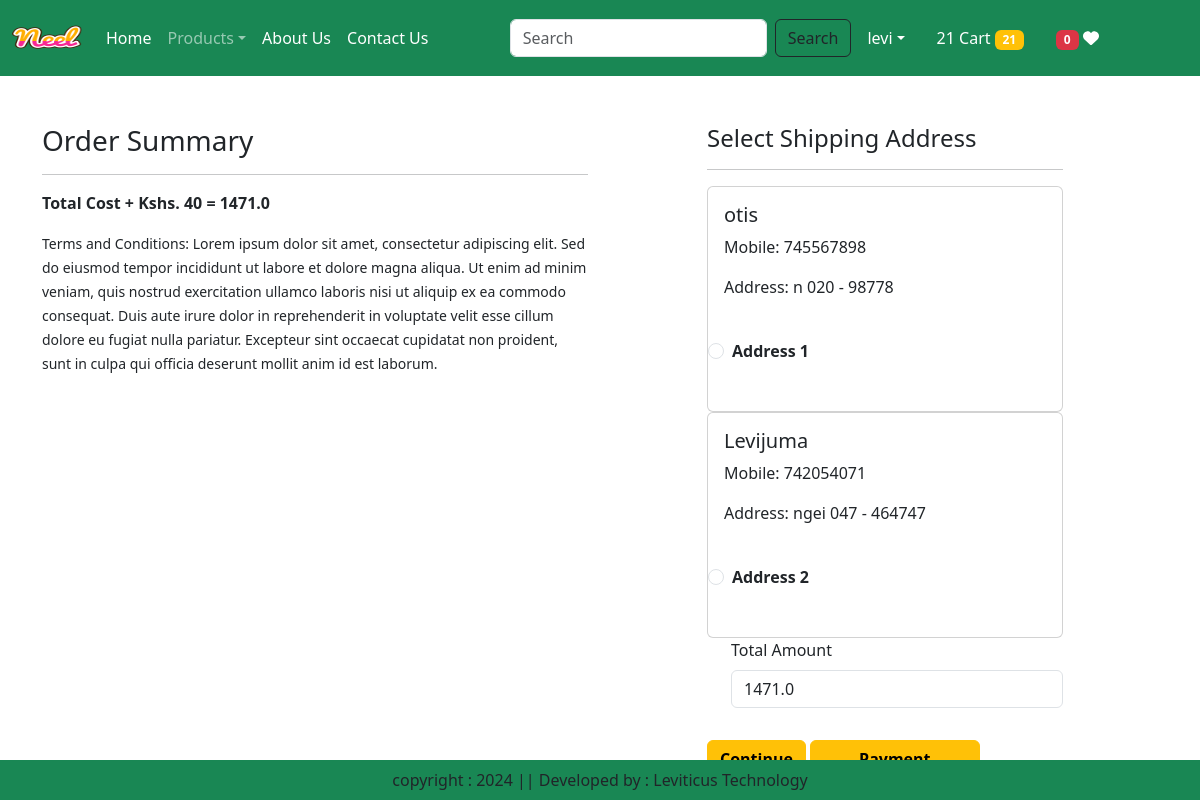
Screenshot of /checkout/ (signed in) with the database file from the repository.
### app/models.py (models this page shows, shortened)
class Customer(models.Model):
    user = models.ForeignKey(User,on_delete=models.CASCADE)
    name = models.CharField(max_length=200)
    locality = models.CharField(max_length=200)
    city = models.CharField(max_length=50)
    mobile = models.IntegerField(default=0)
    zipcode = models.IntegerField()
    state = models.CharField(choices=STATE_CHOICES, max_length=100)

### app/views.py (the view)
# urls.py: path('checkout/',views.checkout.as_view(),name='checkout'),
@method_decorator(login_required,name='dispatch')
class checkout(View):
    def get(self,request):
        totalitem=0
        totalitem = len(Wishlist.objects.filter(user=request.user))
        if request.user.is_authenticated:
         totalitem = len(Cart.objects.filter(user=request.user))
        user=request.user
        add=Customer.objects.filter(user=user)
        cart_items=Cart.objects.filter(user=user)
        famount=0
        for p in cart_items:
            value=p.quantity*p.product.discounted_price
            famount=famount+value
            totalamount=famount+40
        return render(request, 'app/checkout.html', locals())

### app/templates/app/checkout.html (shortened to what this page needs)
{% extends 'app/base.html' %}
{% load static %}
{% block main-content %}
<div class="container">
    <div class="row mt-5">
        <div class="col-sm-6">
            <h3>Order Summary</h3>
            <hr>
            <p class="fw-bold">Total Cost + Kshs. 40 = {{ totalamount }}</p>
            <small>Terms and Conditions: Lorem ipsum dolor sit amet, consectetur adipiscing elit. Sed do eiusmod tempor incididunt ut labore et dolore magna aliqua. Ut enim ad minim veniam, quis nostrud exercitation ullamco laboris nisi ut aliquip ex ea commodo consequat. Duis aute irure dolor in reprehenderit in voluptate velit esse cillum dolore eu fugiat nulla pariatur. Excepteur sint occaecat cupidatat non proident, sunt in culpa qui officia deserunt mollit anim id est laborum.</small>
        </div>
        <div class="col-sm-4 offset-sm-1">
            <h4>Select Shipping Address</h4>
            <hr>
            <form action="post" id="myform">
                {% for ad in add %}
                    <div class="card">
                        <div class="card-body">
                            <h5>{{ ad.name }}</h5>
                            <p>Mobile: {{ ad.mobile }}</p>
                            <p>Address: {{ ad.locality }} {{ ad.state }} - {{ ad.zipcode }}</p>
                        </div>
                        <div class="form-check mt-2 mb-5">
                            <input type="radio" class="form-check-input" name="custid" id="custadd{{ forloop.counter }}" value="{{ ad.id }}">
                            <label class="form-check-label fw-bold" for="custadd{{ forloop.counter }}">
                                Address {{ forloop.counter }}
                            </label>
                        </div>
                    </div>
                {% endfor %}
                <div class="form-check mb-3">
                    <label for="totalamount" class="form-label">Total Amount</label>
                    <input type="number" class="form-control" name="totalamount" value="{{ totalamount }}" readonly>
                </div>
                <div>
                    <button type="submit" class="btn btn-warning mt-3 fw-bold">Continue</button>
                <button id="rzp-button1" type="submit" class="btn btn-warning mt-3 px-5 fw-bold">Payment</button>
            </form>
        </div>
    </div>
</div>
{% endblock main-content %}

### app/templates/app/base.html (shortened to what this page needs)
<!DOCTYPE html>
<html lang="en">
{% load static %}
<head>
    <link href="https://cdn.jsdelivr.net/npm/bootstrap@5.3.3/dist/css/bootstrap.min.css" rel="stylesheet">
    <link rel="stylesheet" href="{% static 'app/css/owl.carousel.min.css' %}"/>
       <link rel="stylesheet" href="{% static 'css/bootstrap.min.css' %}">
    <link rel="stylesheet" href="{% static 'app/css/all.min.css' %}"/>
    <link rel="stylesheet" href="{% static 'app/css/style.css' %}"/>
</head>
<body>
    <nav class="navbar navbar-expand-lg navbar-dark bg-success">
        <div class="container-fluid">
            <a class="navbar-brand" href="#">
                <img src="{% static 'app/images/neel.png' %}" width="70" height="50" alt="Brand Logo">
            </a>
            <div class="collapse navbar-collapse" id="navbarSupportedContent">
                <ul class="navbar-nav me-auto mb-2 mb-lg-0">
                    <li class="nav-item">
                    {% if request.user.is_authenticated %}
                        <a class="nav-link active" aria-current="page" href="/">Home</a>
                    </li>
                    <li class="nav-item dropdown">
                        <a class="nav-link dropdown-toggle" href="#" role="button" data-bs-toggle="dropdown" aria-expanded="false">Products</a>
                    </li>
                    <li class="nav-item">
                        <a class="nav-link text-white" href="{% url 'about' %}">About Us</a>
                    </li>
                    <li class="nav-item">
                        <a class="nav-link text-white" href="{% url 'contact' %}">Contact Us</a>
                    </li>
                </ul>
                <form class="d-flex" role="search" action="/search">
                    <input class="form-control me-2" type="search" placeholder="Search" name="search"a ria-label="Search">
                    <button class="btn btn-outline-dark" type="submit">Search</button>
                </form>
                <ul class="navbar-nav me-auto mb-2 mb-lg-0">
                    <li class="nav-item dropdown mx-2">
                        <a class="nav-link dropdown-toggle text-white" href="#" id="profileDropdown" role="button" data-bs-toggle="dropdown" aria-expanded="false">{{ request.user.username }}</a>
                    </li>
                   <li class="nav-item mx-2">
                        <a href="{% url 'showcart' %}" class="nav-link text-white">
                            {% if totalitem > 0 %}
                                {{ totalitem }} Cart
                                <span class="badge bg-warning">{{ totalitem }}</span>
                            {% else %}
                                Cart
                                <span class="badge bg-danger">0</span>
                            {% endif %}
                        </a>
                    </li>
                    <li class="nav-item mx-2">
                        <a href="#" class="nav-link text-white">
                            <span class="badge bg-danger">
                                {% if wishitem > 0 %}
                                    {{ wishitem }}
                                {% else %}
                                    0
                                {% endif %}
                            </span>
                            <i class="fa fa-heart"></i>
                        </a>
                    </li>
                    {% endif %}
                </ul>
            </div>
        </div>
    </nav>
    {% block main-content %}{% endblock main-content %}
    <footer class="container-fluid fixed-bottom bg-success text-center p-2 mt-5">
        copyright : 2024 || Developed by : Leviticus Technology
    </footer>
</body>
</html>

### rows the page displays
Customer: name "otis", mobile "745567898", locality "n", state "020", zipcode "98778"
Customer: name "Levijuma", mobile "742054071", locality "ngei", state "047", zipcode "464747"

### other values shown
{{ request.user.username }} "levi"
{{ totalitem }} "21"
{{ totalamount }} "1471.0"
